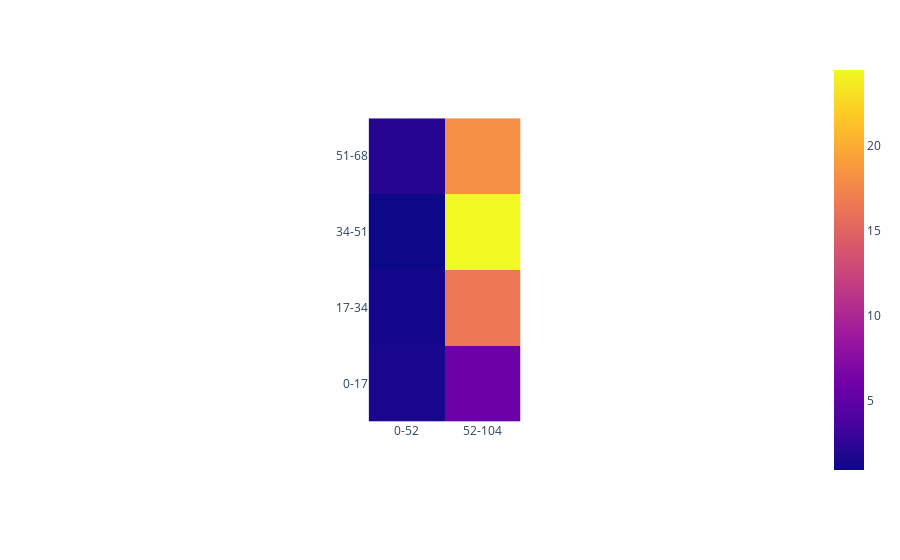

Write notebook code for a chart like this one.
### Code cell
pcolorplotter(rrll_regionwisevaep)

### Figure 1 — Plotly figure (JSON) as saved in the notebook; plotly's stock layout.template omitted (floating-point values rounded to 4 significant figures)
{"data": [{"coloraxis": "coloraxis", "hovertemplate": "x: %{x}<br>y: %{y}<br>color: %{z}<extra></extra>", "type": "heatmap", "x": ["0-52", "52-104"], "y": ["51-68", "34-51", "17-34", "0-17"], "z": [[2.052, 18.08], [0.9298, 24.43], [1.312, 16.47], [1.456, 5.75]]}], "layout": {"autosize": true, "coloraxis": {"colorscale": [[0, "#0d0887"], [0.1111, "#46039f"], [0.2222, "#7201a8"], [0.3333, "#9c179e"], [0.4444, "#bd3786"], [0.5556, "#d8576b"], [0.6667, "#ed7953"], [0.7778, "#fb9f3a"], [0.8889, "#fdca26"], [1, "#f0f921"]]}, "margin": {"t": 60}, "xaxis": {"autorange": true, "constrain": "domain", "domain": [0.396, 0.604], "range": [-0.5, 1.5], "scaleanchor": "y", "type": "category"}, "yaxis": {"autorange": true, "constrain": "domain", "domain": [0, 1], "range": [3.5, -0.5], "type": "category"}}}
